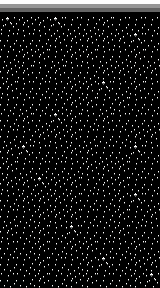

A 2D game scene composited from a Tiled map and its tileset images. What follows is a short description and the map's XML, with every tile layer's data as written:
An orthogonal 10x18 tile map with 16x16 px tiles, 1 tile layer (Tile Layer 1).

<map version="1.0" orientation="orthogonal" renderorder="right-down" width="10" height="18" tilewidth="16" tileheight="16" nextobjectid="1">
 <tileset firstgid="1" name="spritePack" tilewidth="16" tileheight="16" tilecount="4" columns="4">
  <image source="spritePack.png" width="64" height="16" />
 </tileset>
 <layer name="Tile Layer 1" width="10" height="18">
  <data encoding="csv">
4,4,4,4,4,4,4,4,4,4,
2,3,3,2,1,1,3,1,1,1,
1,1,1,3,3,3,3,3,2,1,
1,3,3,1,3,3,1,1,3,1,
3,3,1,3,1,1,3,3,3,3,
3,1,1,1,3,3,2,1,3,1,
1,1,1,1,3,3,1,3,1,1,
1,3,1,2,3,1,3,1,1,1,
1,1,3,3,3,1,1,1,3,3,
3,2,1,1,3,3,1,1,2,1,
3,1,1,1,1,3,3,3,1,1,
3,3,2,3,3,1,3,3,1,1,
1,3,3,3,3,1,1,3,2,1,
1,1,3,3,3,1,1,3,1,3,
3,1,3,1,2,1,1,3,1,1,
1,1,3,1,3,3,1,1,3,1,
1,1,3,1,1,3,2,1,3,3,
1,1,3,1,3,3,1,1,3,2
</data>
 </layer>
</map>